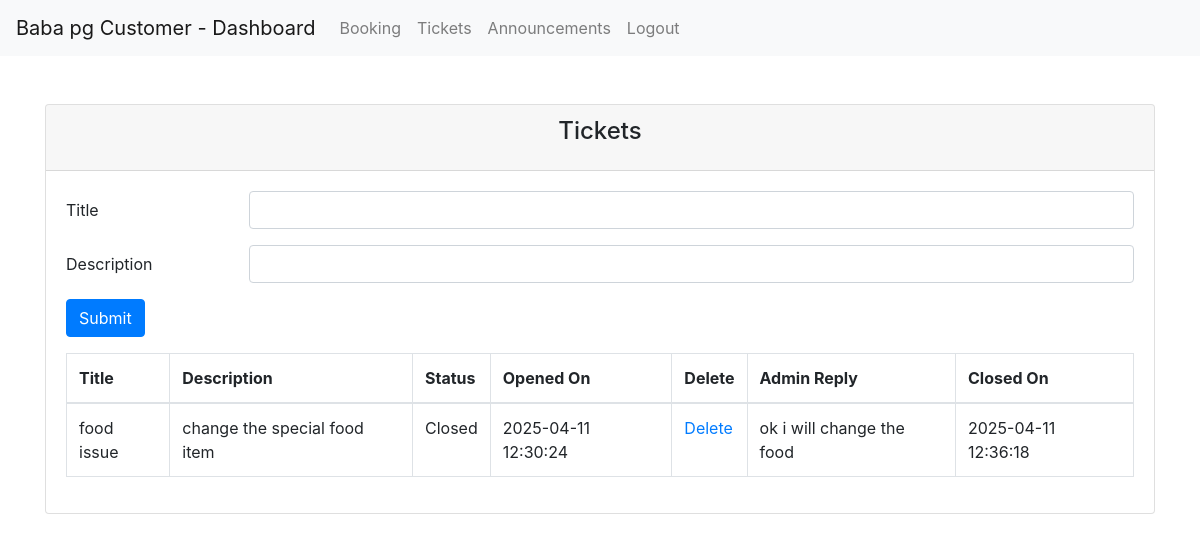
The app's page /ticket (signed in) with its own data.
### pghr/models.py (models this page shows, shortened)
class Ticket(db.Model):
    id = db.Column(db.Integer, primary_key=True)
    user_id = db.Column(db.Integer, db.ForeignKey('user.id'), nullable=False)
    user = db.relationship('User', backref=db.backref('tickets', lazy=True))
    title = db.Column(db.String(80), unique=False, nullable=False)
    description = db.Column(db.String(120))
    created_at = db.Column(db.DateTime(timezone=True), server_default=func.now())
    status = db.Column(db.String(80), unique=False, nullable=False) # open, closed

class TicketReplies(db.Model):
    id = db.Column(db.Integer, primary_key=True)
    ticket_id = db.Column(db.Integer, db.ForeignKey('ticket.id'), nullable=False)
    ticket = db.relationship('Ticket', backref=db.backref('replies', lazy=True))
    user_id = db.Column(db.Integer, db.ForeignKey('user.id'), nullable=False)
    user = db.relationship('User', backref=db.backref('replies', lazy=True))
    description = db.Column(db.String(120))
    created_at = db.Column(db.DateTime(timezone=True), server_default=func.now())

### pghr/controllers.py (the view)
@app.route('/ticket', methods=['GET', 'POST'])
@login_required
def ticket():
    form = TicketForm()
    if form.validate_on_submit():
        new_ticket = Ticket(title=form.title.data, description=form.description.data, user_id=current_user.id, status='pending')
        db.session.add(new_ticket)
        db.session.commit()
        return redirect(url_for('ticket'))
    else:
        print(form.errors)
    tickets = Ticket.query.filter_by(user_id=current_user.id).all()
    ticket_replies = TicketReplies.query.all()
    return render_template('customer/ticket.html', user=current_user, tickets=tickets, ticket_replies=ticket_replies, form=form)

### pghr/controllers.py
class TicketForm(FlaskForm):
    title = StringField('title', validators=[InputRequired(), Length(min=4, max=15)])
    description = StringField('description', validators=[InputRequired(), Length(min=4, max=120)])

### pghr/controllers.py (called while the page is built)
@login_manager.user_loader
def load_user(user_id):
    return User.query.get(int(user_id))

### templates/customer/ticket.html (shortened to what this page needs)
{% extends "customer/base.html" %}
{% block content %}
{% include "customer/navbar.html" %}
    <br><br>
    <div class="container">
        <div class="row">
            <div class="col-md-12">
                <div class="card">
                    <div class="card-header">
                        <h4 class="card-title text-center">Tickets</h4>
                    </div>
                    <div class="card-body">
                        <div class="row">
                            <div class="col-md-12">
                                <form action="" method="POST">
                                    <div class="form-group row">
                                        <label for="title" class="col-sm-2 col-form-label">Title</label>
                                        <div class="col-sm-10">
                                            {{ form.title(class="form-control") }}
                                        </div>
                                    </div>
                                    <div class="form-group row">
                                        <label for="description" class="col-sm-2 col-form-label">Description</label>
                                        <div class="col-sm-10">
                                            {{ form.description(class="form-control") }}
                                        </div>
                                    </div>
                                    <div class="form-group row">
                                        <div class="col-sm-10">
                                            <button type="submit" class="btn btn-primary">Submit</button>
                                        </div>
                                    </div>
                                </form>
                            </div>
                        </div>
                        <div class="row">
                            <div class="col-md-12">
                                <table class="table table-bordered">
                                    <thead>
                                        <tr>
                                            <th scope="col">Title</th>
                                            <th scope="col">Description</th>
                                            <th scope="col">Status</th>
                                            <th scope="col">Opened On</th>
                                            <th scope="col">Delete</th>
                                            <th scope="col">Admin Reply</th>
                                            <th scope="col">Closed On</th>
                                        </tr>
                                    </thead>
                                    <tbody>
                                        {% for ticket in tickets %}
                                        <tr>
                                            <td>{{ ticket.title }}</td>
                                            <td>{{ ticket.description }}</td>
                                            <td>
                                                {{ ticket.status | capitalize }}
                                            </td>
                                            <td>{{ ticket.created_at }}</td>
                                            <td><a href="{{url_for('ticket_delete', id=ticket.id)}}">Delete</a></td>
                                                {% for ticket_reply in ticket_replies %}
                                                    {% if ticket_reply.ticket_id == ticket.id %}
                                                    <td>{{ticket_reply.description}}</td>
                                                    <td>{{ticket_reply.created_at}}</td>
                                                    {% endif %}
                                                {% endfor %}
                                        </tr>
                                        {% endfor %}
                                    </tbody>
                                </table>
                            </div>
                        </div>
                    </div>
                </div>
            </div>
        </div>
    </div>
{% endblock %}

### records on screen
Ticket: title "food issue", description "change the special food item", status "Closed", created_at "2025-04-11 12:30:24"
TicketReplies: description "ok i will change the food", created_at "2025-04-11 12:36:18"
